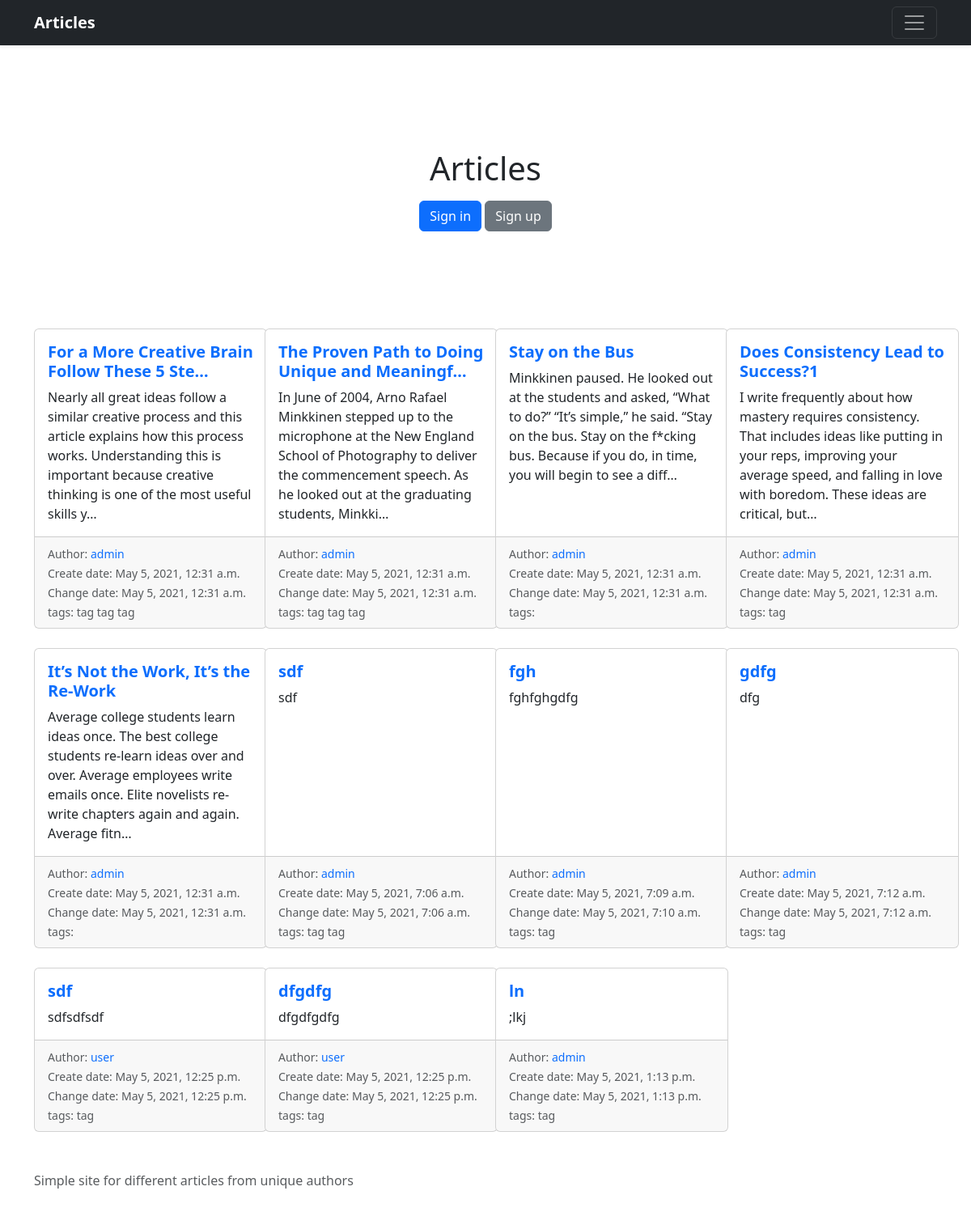
The page / on the database its author committed.
### blog/models.py (models this page shows, shortened)
class Article(models.Model):
    title = models.CharField(max_length=100)
    text = models.TextField()
    author = models.ForeignKey(User, on_delete=models.SET_NULL, null=True)
    tags = models.ManyToManyField('Tag', blank=True)
    create_date = models.DateTimeField(auto_now_add=True)
    change_date = models.DateTimeField(auto_now=True)
    def get_absolute_url(self):
        return reverse("articleDetail", kwargs={'pk': self.pk})
    class Meta:
        verbose_name = "Article"
        verbose_name_plural = "Articles"

class Tag(models.Model):
    name = models.CharField(max_length=50, verbose_name="Tag name")
    def __str__(self):
        return self.name
    class Meta:
        verbose_name = "Tag"
        verbose_name_plural = "Tags"

### blog/views.py (the view)
# urls.py: path('', MainPageView.as_view(), name='mainPage'),
class MainPageView(TemplateView):
    template_name = 'blog/main_page.html'
    def get(self, request):
        articles = get_articles()
        return render(request, self.template_name, get_context_from_articles(articles))

### blog/services.py (called while the page is built)
def get_articles(**kwargs) -> QuerySet:
    return Article.objects.filter(**kwargs)

def get_context_from_articles(articles: QuerySet) -> dict:
    return {'articles': articles} if articles else {'message': 'Article(s) does not exist(s)'}

### templates/blog/main_page.html (shortened to what this page needs)
{% extends 'base.html' %}
{% block content %}
    <main>
        <section class="py-5 text-center container">
            <div class="row py-lg-5">
                <div class="col-lg-6 col-md-8 mx-auto">
                    <h1 class="fw-light"><strong>Articles</strong></h1>
                    {% if user.is_authenticated %}
                        <p> Hello {{ user.get_username }}</p>
                        <a href="{% url 'allArticlesByUser' user.get_username %}" class="btn btn-primary my-2">Go to your
                            articles</a>
                    {% else %}
                        <a href="{% url 'login' %}" class="btn btn-primary my-2">Sign in</a>
                        <a href="{% url 'registration' %}" class="btn btn-secondary my-2">Sign up</a>
                    {% endif %}
                </div>
            </div>
        </section>
        {% if articles %}
            <div class="album">
                <div class="row row-cols-1 row-cols-sm-2 row-cols-md-4 g-4">
                    {% for article in articles %}
                        <div class="col">
                            <div class="card h-100" style="width: 18rem;">
                                <div class="card-body">
                                    <h5 class="card-title"><a href="{{ article.get_absolute_url }}">
                                        <strong>{{ article.title|truncatechars:45 }}</strong> </a></h5>
                                    <p class="card-text">{{ article.text|truncatechars:200 }}</p>
                                </div>
                                <div class="card-footer">
                                    <small class="text-muted">
                                        Author: <a
                                            href="{% url 'allArticlesByUser' article.author %}">{{ article.author }}</a>
                                        <br> Create date: {{ article.create_date }}
                                        <br> Change date: {{ article.change_date }}
                                        <br> tags:
                                        {% for tag in article.tags.all %}
                                            {{ tag }}
                                        {% endfor %}
                                    </small>
                                </div>
                            </div>
                        </div>
                    {% endfor %}
                </div>
            </div>
        {% endif %}
    </main>
{% endblock content %}

### static/blog/css/main.css (style rules this page uses)
a { text-decoration: none; }

### rows shown on the page
Article: title "For a More Creative Brain Follow These 5 Ste…", text "Nearly all great ideas follow a similar creative process and this article explains how this process works. Understanding this is important because creative thinking is one of the most useful skills y…", author "admin", create_date "May 5, 2021, 12:31 a.m.", change_date "May 5, 2021, 12:31 a.m."
Tag: name "tag"
Tag: name "tag"
Tag: name "tag"
Article: title "The Proven Path to Doing Unique and Meaningf…", text "In June of 2004, Arno Rafael Minkkinen stepped up to the microphone at the New England School of Photography to deliver the commencement speech. As he looked out at the graduating students, Minkki…", author "admin", create_date "May 5, 2021, 12:31 a.m.", change_date "May 5, 2021, 12:31 a.m."
Article: title "Stay on the Bus", text "Minkkinen paused. He looked out at the students and asked, “What to do?” “It’s simple,” he said. “Stay on the bus. Stay on the f*cking bus. Because if you do, in time, you will begin to see a diff…", author "admin", create_date "May 5, 2021, 12:31 a.m.", change_date "May 5, 2021, 12:31 a.m."
Article: title "Does Consistency Lead to Success?1", text "I write frequently about how mastery requires consistency. That includes ideas like putting in your reps, improving your average speed, and falling in love with boredom. These ideas are critical, but…", author "admin", create_date "May 5, 2021, 12:31 a.m.", change_date "May 5, 2021, 12:31 a.m."
Article: title "It’s Not the Work, It’s the Re-Work", text "Average college students learn ideas once. The best college students re-learn ideas over and over. Average employees write emails once. Elite novelists re-write chapters again and again. Average fitn…", author "admin", create_date "May 5, 2021, 12:31 a.m.", change_date "May 5, 2021, 12:31 a.m."
Article: title "sdf", text "sdf", author "admin", create_date "May 5, 2021, 7:06 a.m.", change_date "May 5, 2021, 7:06 a.m."
Article: title "fgh", text "fghfghgdfg", author "admin", create_date "May 5, 2021, 7:09 a.m.", change_date "May 5, 2021, 7:10 a.m."
Article: title "gdfg", text "dfg", author "admin", create_date "May 5, 2021, 7:12 a.m.", change_date "May 5, 2021, 7:12 a.m."
Article: title "sdf", text "sdfsdfsdf", author "user", create_date "May 5, 2021, 12:25 p.m.", change_date "May 5, 2021, 12:25 p.m."
Article: title "dfgdfg", text "dfgdfgdfg", author "user", create_date "May 5, 2021, 12:25 p.m.", change_date "May 5, 2021, 12:25 p.m."
Article: title "ln", text ";lkj", author "admin", create_date "May 5, 2021, 1:13 p.m.", change_date "May 5, 2021, 1:13 p.m."
